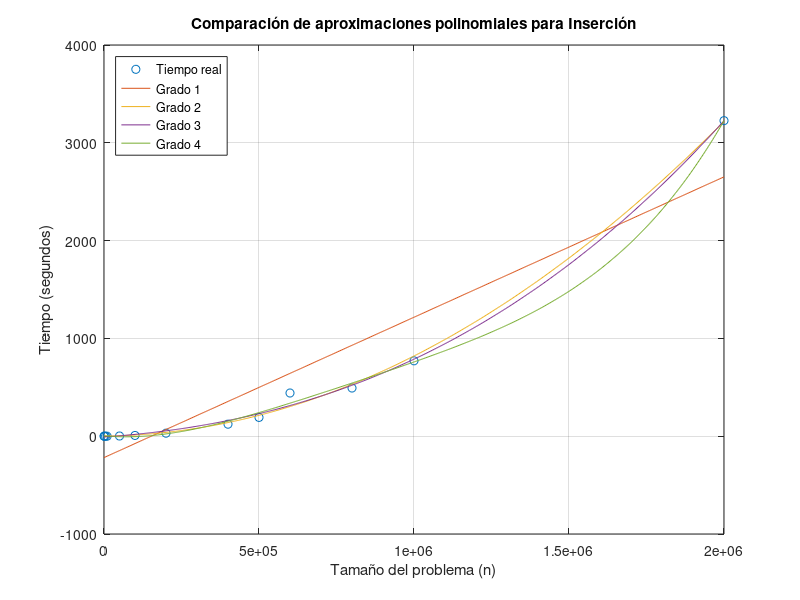

Write the MATLAB code that produced this figure.
%%VALORES DE X
x=[100 1000 5000 10000 50000 100000 200000 400000 500000 600000 800000 1000000 2000000];
 
%%VALORES DE Y = F(x)
y=[0.0000109673 0.0008299351 0.0221178532 0.0817580223 1.9679861069 7.7774341106 30.8597199917 122.8389940262 192.0878720284 441.6973760128 492.6336579323 770.9300370216 3226.6533091068];
        %1          %2              %3          %4          %5                          %7                      %9                         
%%OBTENER UN POLINOMIO QUE SE AJUSTE A LOS PUNTOS X Y Y
p1=polyfit(x,y,1);	%%FUNCION QUE REALIZA EL AJUSTE POLINOMIAL
p2=polyfit(x,y,2);	
p3=polyfit(x,y,3);	
p4=polyfit(x,y,4);	
p8=polyfit(x,y,8);	

%%DONDE SE COMPARA LA CURVA AJUSTADA CONTRA LOS 
%%VALORES EXPERIMENTALES
x1=linspace(0,2000000,600);	%%ESPACIO DE PUNTOS PARA Xi
z1=polyval(p1,x1);				%%EVALUACION DEL POLINOMIO P EN EL ESPACIO Xi
x2=linspace(0,2000000,600);
z2=polyval(p2,x2);
x3=linspace(0,2000000,600);
z3=polyval(p3,x3);
x4=linspace(0,2000000,600);
z4=polyval(p4,x4);
x8=linspace(0,2000000,600);
z8=polyval(p8,x8);

%%SE CREA UN ESPACIO PARA REALIZAR UNA GRAFICA EN 
%%SE REALIZA LA FIGURA CORRESPONDIENTE
figure(1);
plot(x,y,'o',x1,z1,'-',x2,z2,'-',x3,z3,'-',x4,z4,'-'),grid;
ylabel('Tiempo (segundos)');
xlabel('Tamaño del problema (n)');
title('Comparación de aproximaciones polinomiales para Inserción');
legend('Tiempo real','Grado 1','Grado 2','Grado 3','Grado 4','Grado 8','Location','northwest');